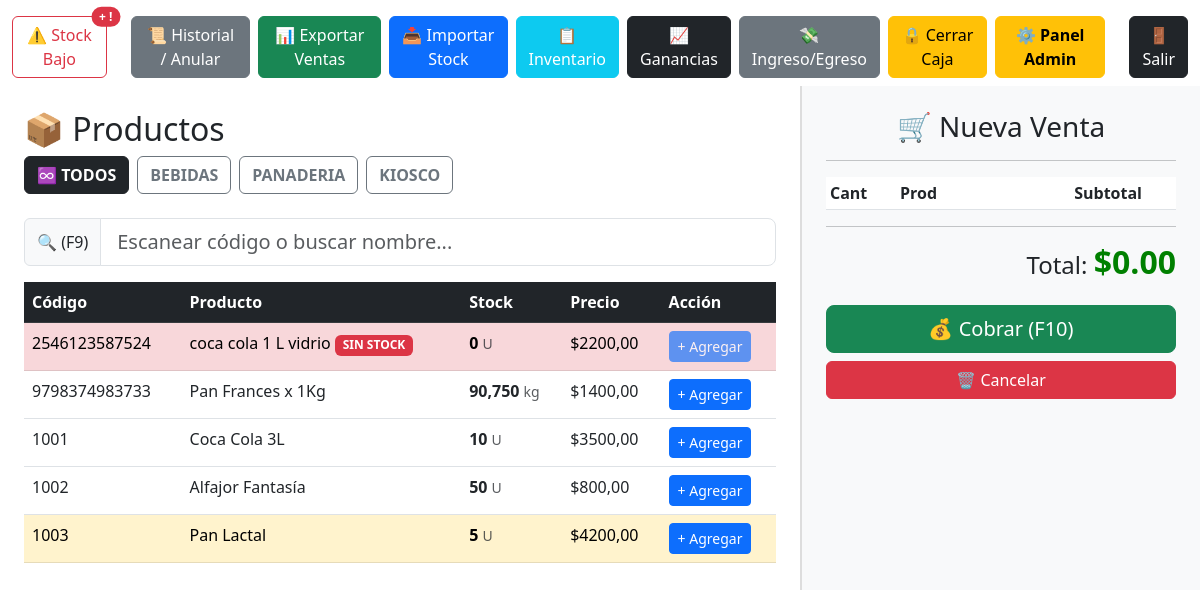
The app's page / (signed in), older data.
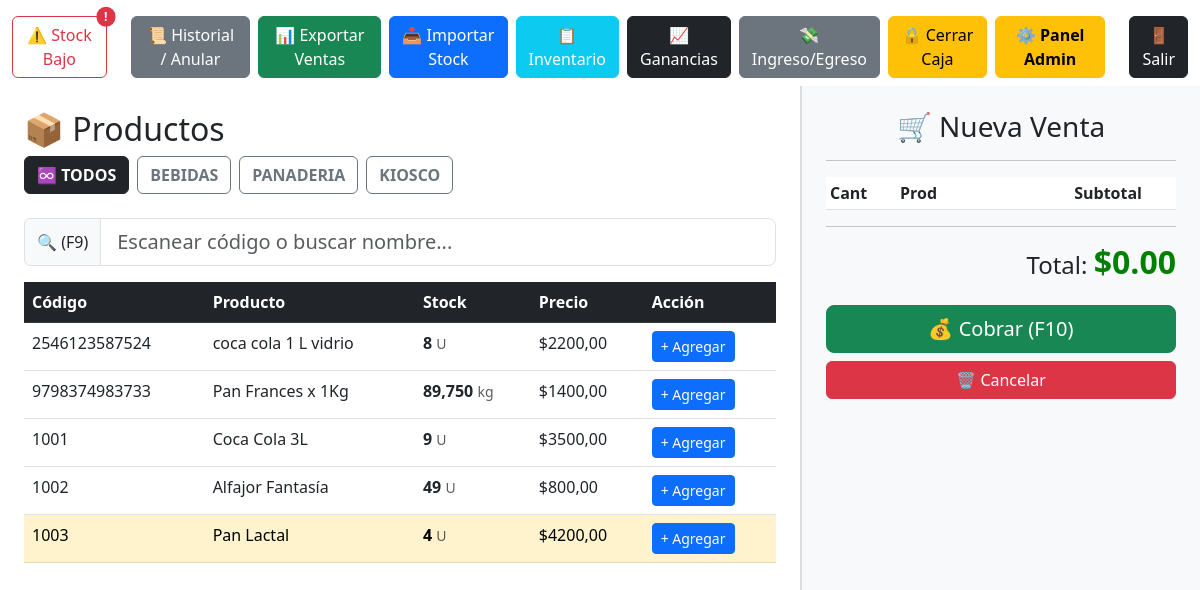
The same page, newer data.
### gestion/models.py (models this page shows, shortened)
class Producto(models.Model):
    codigo = models.CharField(max_length=50, unique=True, help_text="Código de barras o manual")
    nombre = models.CharField(max_length=100)
    descripcion = models.TextField(blank=True, null=True)
    categoria = models.ForeignKey(Categoria, on_delete=models.SET_NULL, null=True, blank=True)
    TIPO_VENTA_CHOICES = [
        ('UNIDAD', 'Por Unidad (Ej: Alfajor)'),
        ('PESO', 'Por Peso/Kilo (Ej: Pan, Fiambre)'),
    ]
    tipo_venta = models.CharField(max_length=10, choices=TIPO_VENTA_CHOICES, default='UNIDAD')
    precio_costo = models.DecimalField(max_digits=10, decimal_places=2, default=0, verbose_name="Costo ($)")
    precio_venta = models.DecimalField(max_digits=10, decimal_places=2, default=0, verbose_name="Venta ($)")
    stock_actual = models.DecimalField(max_digits=10, decimal_places=3, default=0)
    stock_minimo = models.IntegerField(default=5, help_text="Avisar cuando llegue a esta cantidad")
    activo = models.BooleanField(default=True)
    imagen = models.ImageField(upload_to='productos/', blank=True, null=True)
    def esta_en_alerta(self):
        return self.stock_actual <= self.stock_minimo

class Categoria(models.Model):
    nombre = models.CharField(max_length=50)

### gestion/views.py (the view)
# urls.py: path('', views.ventas, name='ventas'),
@login_required
def ventas(request):
    caja_abierta = SesionCaja.objects.filter(estado=True).exists()
    productos = Producto.objects.filter(activo=True)
    categorias = Categoria.objects.all()
    context = {
        'productos': productos,
        'caja_abierta': caja_abierta,
        'categorias': categorias,
    }
    return render(request, 'gestion/ventas.html', context)

### gestion/templates/gestion/ventas.html (shortened to what the changed rows need)
<!DOCTYPE html>
<html lang="es">
<head>
    <link href="https://cdn.jsdelivr.net/npm/bootstrap@5.3.0/dist/css/bootstrap.min.css" rel="stylesheet">
</head>
<body>
   <div class="container-fluid mt-3 mb-2">
    <div class="d-flex justify-content-end gap-2">
        {% if user.is_staff %}
            {% if productos %}
                <a href="{% url 'reporte_faltantes' %}" class="btn btn-outline-danger position-relative me-3">
                    ⚠️ Stock Bajo
                    <span class="position-absolute top-0 start-100 translate-middle badge rounded-pill bg-danger">
                        {% with bajos=0 %}{% for p in productos %}{% if p.esta_en_alerta %}{% if forloop.first %}+{% endif %}{% endif %}{% endfor %}{% endwith %}
                        !
                    </span>
                </a>
            {% endif %}
        {% endif %}
    </div>
</div>
    <div class="container-fluid">
        <div class="row">
            <div class="col-md-8 p-4">
                <h2>📦 Productos</h2>
                <div class="d-flex gap-2 mb-3 overflow-auto pb-2">
                   <button class="btn btn-outline-dark fw-bold active" onclick="filtrarCategoria('TODOS', this)">
                      ♾️ TODOS
                 </button>
                  {% for c in categorias %}
                  <button class="btn btn-outline-secondary fw-bold text-uppercase text-nowrap"
                         onclick="filtrarCategoria('{{ c.id }}', this)">
                      {{ c.nombre }}
                  </button>
                  {% endfor %}
              </div>
                <div class="lista-productos">
                    <table class="table table-hover">
                        <thead class="table-dark">
                            <tr>
                                <th>Código</th>
                                <th>Producto</th>
                                <th>Stock</th>
                                <th>Precio</th>
                                <th>Acción</th>
                            </tr>
                        </thead>
                        <tbody id="tabla-productos">
                          {% for p in productos %}
                          <tr class="producto-row {% if p.stock_actual == 0 %}table-danger{% elif p.stock_actual <= 5 %}table-warning{% endif %}"
                              data-categoria="{{ p.categoria.id|default:'SIN_CAT' }}">
                             <td class="codigo-producto">{{ p.codigo }}</td>
                             <td class="nombre-producto">
                                 {{ p.nombre }}
                                 {% if p.stock_actual == 0 %}
                                     <span class="badge bg-danger">SIN STOCK</span>
                                 {% endif %}
                             </td>
                             <td class="fw-bold">
                                 {% if p.tipo_venta == 'UNIDAD' %}
                                     {{ p.stock_actual|floatformat:0 }} <small class="text-muted fw-normal">U</small>
                                 {% else %}
                                     {{ p.stock_actual|floatformat:3 }} <small class="text-muted fw-normal">kg</small>
                                 {% endif %}
                             </td>
                             <td>${{ p.precio_venta }}</td>
                             <td>
                                 <button class="btn btn-primary btn-sm btn-agregar"
                                        onclick="agregarAlCarrito('{{ p.id }}', '{{ p.nombre }}', '{{ p.precio_venta }}', '{{ p.tipo_venta }}')"
                                        {% if not caja_abierta or p.stock_actual == 0 %}disabled{% endif %}>
                                      + Agregar
                                  </button>
                             </td>
                            </tr>
                            {% endfor %}
                      </tbody>
                    </table>
                </div>
            </div>
            <div class="col-md-4 ticket p-4">
                <table class="table table-sm">
                    <thead>
                        <tr>
                            <th style="width: 70px;">Cant</th>
                            <th>Prod</th>
                            <th class="text-end">Subtotal</th>
                            <th style="width: 30px;"></th>
                        </tr>
                    </thead>
                </table>
            </div>
        </div>
    </div>
</body>
</html>

Row changes from the older to the newer data that the page shows:
changed Producto "coca cola 1 L vidrio": stock_actual "0" → "8"; no longer shows "SIN STOCK"
changed Producto "Pan Frances x 1Kg": stock_actual "90,750" → "89,750"
changed Producto "Coca Cola 3L": stock_actual "10" → "9"
changed Producto "Alfajor Fantasía": stock_actual "50" → "49"
changed Producto "Pan Lactal": stock_actual "5" → "4"
